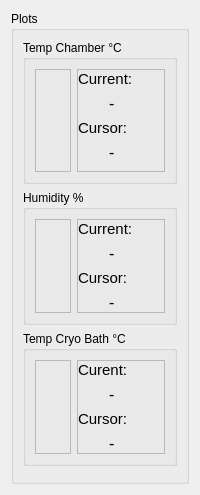
            <widget class="QWidget" name="page_plots">
             <layout class="QVBoxLayout" name="verticalLayout_12">
              <item>
               <widget class="QGroupBox" name="plot_box">
                <property name="title">
                 <string>Plots</string>
                </property>
                <layout class="QGridLayout" name="gridLayout_6">
                 <item row="0" column="0">
                  <layout class="QVBoxLayout" name="verticalLayout_8">
                   <item>
                    <widget class="QGroupBox" name="plot1_label_box">
                     <property name="title">
                      <string>Temp Chamber °C</string>
                     </property>
                     <layout class="QHBoxLayout" name="horizontalLayout_22">
                      <item>
                       <widget class="QFrame" name="plot1_label">
                        <property name="frameShape">
                         <enum>QFrame::StyledPanel</enum>
                        </property>
                        <property name="frameShadow">
                         <enum>QFrame::Raised</enum>
                        </property>
                        <layout class="QGridLayout" name="gridLayout_8"/>
                       </widget>
                      </item>
                      <item>
                       <widget class="QFrame" name="frame_17">
                        <property name="maximumSize">
                         <size>
                          <width>100</width>
                          <height>16777215</height>
                         </size>
                        </property>
                        <property name="font">
                         <font>
                          <pointsize>12</pointsize>
                         </font>
                        </property>
                        <property name="frameShape">
                         <enum>QFrame::StyledPanel</enum>
                        </property>
                        <property name="frameShadow">
                         <enum>QFrame::Raised</enum>
                        </property>
                        <layout class="QGridLayout" name="gridLayout_12">
                         <property name="leftMargin">
                          <number>0</number>
                         </property>
                         <property name="topMargin">
                          <number>0</number>
                         </property>
                         <property name="rightMargin">
                          <number>0</number>
                         </property>
                         <item row="3" column="0">
                          <widget class="QLabel" name="temp_chamber_plot">
                           <property name="text">
                            <string>       -           </string>
                           </property>
                          </widget>
                         </item>
                         <item row="1" column="0">
                          <widget class="QLabel" name="temp_chamber_plot_current">
                           <property name="text">
                            <string>       -           </string>
                           </property>
                          </widget>
                         </item>
                         <item row="0" column="0">
                          <widget class="QLabel" name="label_14">
                           <property name="maximumSize">
                            <size>
                             <width>16777215</width>
                             <height>20</height>
                            </size>
                           </property>
                           <property name="font">
                            <font>
                             <pointsize>11</pointsize>
                            </font>
                           </property>
                           <property name="text">
                            <string>Current:</string>
                           </property>
                          </widget>
                         </item>
                         <item row="2" column="0">
                          <widget class="QLabel" name="label_17">
                           <property name="maximumSize">
                            <size>
                             <width>16777215</width>
                             <height>20</height>
                            </size>
                           </property>
                           <property name="font">
                            <font>
                             <pointsize>11</pointsize>
                            </font>
                           </property>
                           <property name="text">
                            <string>Cursor:</string>
                           </property>
                          </widget>
                         </item>
                        </layout>
                       </widget>
                      </item>
                     </layout>
                    </widget>
                   </item>
                   <item>
                    <widget class="QGroupBox" name="plot2_label_box">
                     <property name="title">
                      <string>Humidity %</string>
                     </property>
                     <layout class="QHBoxLayout" name="horizontalLayout_23">
                      <item>
                       <widget class="QFrame" name="plot2_label">
                        <property name="frameShape">
                         <enum>QFrame::StyledPanel</enum>
                        </property>
                        <property name="frameShadow">
                         <enum>QFrame::Raised</enum>
                        </property>
                        <layout class="QGridLayout" name="gridLayout_9"/>
                       </widget>
                      </item>
                      <item>
                       <widget class="QFrame" name="frame_18">
                        <property name="maximumSize">
                         <size>
                          <width>100</width>
                          <height>16777215</height>
                         </size>
                        </property>
                        <property name="font">
                         <font>
                          <pointsize>12</pointsize>
                         </font>
                        </property>
                        <property name="frameShape">
                         <enum>QFrame::StyledPanel</enum>
                        </property>
                        <property name="frameShadow">
                         <enum>QFrame::Raised</enum>
                        </property>
                        <layout class="QGridLayout" name="gridLayout_13">
                         <property name="leftMargin">
                          <number>0</number>
                         </property>
                         <property name="topMargin">
                          <number>0</number>
                         </property>
                         <property name="rightMargin">
                          <number>0</number>
                         </property>
                         <property name="bottomMargin">
                          <number>0</number>
                         </property>
                         <item row="0" column="0">
                          <widget class="QLabel" name="label_15">
                           <property name="maximumSize">
                            <size>
                             <width>16777215</width>
                             <height>20</height>
                            </size>
                           </property>
                           <property name="font">
                            <font>
                             <pointsize>11</pointsize>
                            </font>
                           </property>
                           <property name="text">
                            <string>Current:</string>
                           </property>
                          </widget>
                         </item>
                         <item row="1" column="0">
                          <widget class="QLabel" name="humid_plot_current">
                           <property name="text">
                            <string>       -           </string>
                           </property>
                          </widget>
                         </item>
                         <item row="3" column="0">
                          <widget class="QLabel" name="humid_plot">
                           <property name="text">
                            <string>       -           </string>
                           </property>
                          </widget>
                         </item>
                         <item row="2" column="0">
                          <widget class="QLabel" name="label_18">
                           <property name="maximumSize">
                            <size>
                             <width>16777215</width>
                             <height>20</height>
                            </size>
                           </property>
                           <property name="font">
                            <font>
                             <pointsize>11</pointsize>
                            </font>
                           </property>
                           <property name="text">
                            <string>Cursor:</string>
                           </property>
                          </widget>
                         </item>
                        </layout>
                       </widget>
                      </item>
                     </layout>
                    </widget>
                   </item>
                   <item>
                    <widget class="QGroupBox" name="plot3_label_box">
                     <property name="title">
                      <string>Temp Cryo Bath °C</string>
                     </property>
                     <layout class="QHBoxLayout" name="horizontalLayout_24">
                      <item>
                       <widget class="QFrame" name="plot3_label">
                        <property name="frameShape">
                         <enum>QFrame::StyledPanel</enum>
                        </property>
                        <property name="frameShadow">
                         <enum>QFrame::Raised</enum>
                        </property>
                        <layout class="QGridLayout" name="gridLayout_10"/>
                       </widget>
                      </item>
                      <item>
                       <widget class="QFrame" name="frame_19">
                        <property name="maximumSize">
                         <size>
                          <width>100</width>
                          <height>16777215</height>
                         </size>
                        </property>
                        <property name="font">
                         <font>
                          <pointsize>12</pointsize>
                         </font>
                        </property>
                        <property name="frameShape">
                         <enum>QFrame::StyledPanel</enum>
                        </property>
                        <property name="frameShadow">
                         <enum>QFrame::Raised</enum>
                        </property>
                        <layout class="QGridLayout" name="gridLayout_14">
                         <property name="leftMargin">
                          <number>0</number>
                         </property>
                         <property name="topMargin">
                          <number>0</number>
                         </property>
                         <property name="rightMargin">
                          <number>0</number>
                         </property>
                         <property name="bottomMargin">
                          <number>0</number>
                         </property>
                         <item row="3" column="0">
                          <widget class="QLabel" name="temp_cryo_plot">
                           <property name="text">
                            <string>       -           </string>
                           </property>
                          </widget>
                         </item>
                         <item row="0" column="0">
                          <widget class="QLabel" name="label_16">
                           <property name="maximumSize">
                            <size>
                             <width>16777215</width>
                             <height>20</height>
                            </size>
                           </property>
                           <property name="font">
                            <font>
                             <pointsize>11</pointsize>
                            </font>
                           </property>
                           <property name="text">
                            <string>Curent:</string>
                           </property>
                          </widget>
                         </item>
                         <item row="1" column="0">
                          <widget class="QLabel" name="temp_cryo_plot_current">
                           <property name="text">
                            <string>       -           </string>
                           </property>
                          </widget>
                         </item>
                         <item row="2" column="0">
                          <widget class="QLabel" name="label_19">
                           <property name="maximumSize">
                            <size>
                             <width>16777215</width>
                             <height>20</height>
                            </size>
                           </property>
                           <property name="font">
                            <font>
                             <pointsize>11</pointsize>
                            </font>
                           </property>
                           <property name="text">
                            <string>Cursor:</string>
                           </property>
                          </widget>
                         </item>
                        </layout>
                       </widget>
                      </item>
                     </layout>
                    </widget>
                   </item>
                  </layout>
                 </item>
                 <item row="1" column="0">
                  <widget class="QFrame" name="frame_20">
                   <property name="maximumSize">
                    <size>
                     <width>16777215</width>
                     <height>40</height>
                    </size>
                   </property>
                   <property name="frameShape">
                    <enum>QFrame::StyledPanel</enum>
                   </property>
                   <property name="frameShadow">
                    <enum>QFrame::Raised</enum>
                   </property>
                   <widget class="QPushButton" name="clear_plots_button">
                    <property name="geometry">
                     <rect>
                      <x>12</x>
                      <y>12</y>
                      <width>118</width>
                      <height>20</height>
                     </rect>
                    </property>
                    <property name="maximumSize">
                     <size>
                      <width>16777215</width>
                      <height>35</height>
                     </size>
                    </property>
                    <property name="font">
                     <font>
                      <pointsize>7</pointsize>
                     </font>
                    </property>
                    <property name="text">
                     <string>Clear</string>
                    </property>
                   </widget>
                  </widget>
                 </item>
                </layout>
               </widget>
              </item>
             </layout>
            </widget>
